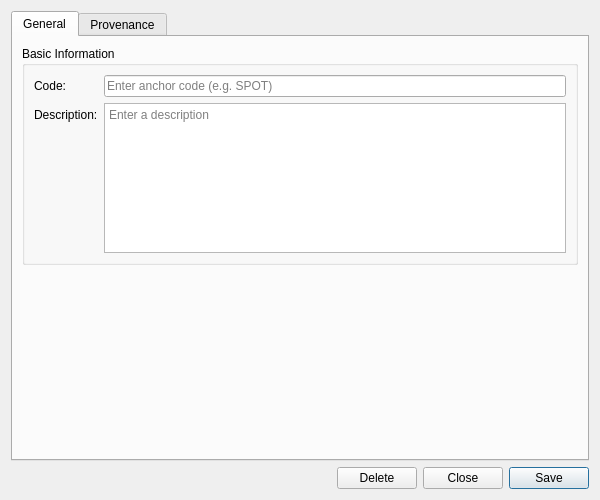
<?xml version="1.0" encoding="UTF-8"?>
<ui version="4.0">
 <class>TenorAnchorDetailDialog</class>
 <widget class="QWidget" name="TenorAnchorDetailDialog">
  <property name="geometry">
   <rect>
    <x>0</x>
    <y>0</y>
    <width>600</width>
    <height>500</height>
   </rect>
  </property>
  <property name="sizePolicy">
   <sizepolicy hsizetype="Preferred" vsizetype="Preferred">
    <horstretch>0</horstretch>
    <verstretch>0</verstretch>
   </sizepolicy>
  </property>
  <property name="minimumSize">
   <size>
    <width>600</width>
    <height>500</height>
   </size>
  </property>
  <property name="windowTitle">
   <string>Tenor Anchor Details</string>
  </property>
  <layout class="QVBoxLayout" name="verticalLayout">
   <item>
    <widget class="QTabWidget" name="tabWidget">
     <property name="currentIndex"><number>0</number></property>
     <widget class="QWidget" name="generalTab">
      <attribute name="title"><string>General</string></attribute>
      <layout class="QVBoxLayout" name="generalLayout">
       <item>
        <widget class="QGroupBox" name="basicInfoGroup">
         <property name="title">
          <string>Basic Information</string>
         </property>
         <layout class="QFormLayout" name="formLayout">
          <item row="0" column="0">
           <widget class="QLabel" name="labelCode">
            <property name="text">
             <string>Code:</string>
            </property>
           </widget>
          </item>
          <item row="0" column="1">
           <widget class="QLineEdit" name="codeEdit">
            <property name="placeholderText">
             <string>Enter anchor code (e.g. SPOT)</string>
            </property>
            <property name="readOnly">
             <bool>true</bool>
            </property>
           </widget>
          </item>
          <item row="1" column="0">
           <widget class="QLabel" name="labelDescription">
            <property name="text">
             <string>Description:</string>
            </property>
           </widget>
          </item>
          <item row="1" column="1">
           <widget class="QPlainTextEdit" name="descriptionEdit">
            <property name="minimumSize">
             <size>
              <width>0</width>
              <height>80</height>
             </size>
            </property>
            <property name="maximumSize">
             <size>
              <width>16777215</width>
              <height>150</height>
             </size>
            </property>
            <property name="placeholderText">
             <string>Enter a description</string>
            </property>
           </widget>
          </item>
         </layout>
        </widget>
       </item>
       <item>
        <spacer name="verticalSpacer">
         <property name="orientation">
          <enum>Qt::Vertical</enum>
         </property>
         <property name="sizeHint" stdset="0">
          <size>
           <width>20</width>
           <height>40</height>
          </size>
         </property>
        </spacer>
       </item>
      </layout>
     </widget>
     <widget class="QWidget" name="provenanceTab">
      <attribute name="title"><string>Provenance</string></attribute>
      <layout class="QVBoxLayout" name="provenanceTabLayout">
       <item>
        <widget class="ores::qt::ProvenanceWidget" name="provenanceWidget" native="true"/>
       </item>
      </layout>
     </widget>
    </widget>
   </item>
   <item>
    <layout class="QHBoxLayout" name="buttonLayout">
     <item>
      <spacer name="horizontalSpacer">
       <property name="orientation">
        <enum>Qt::Horizontal</enum>
       </property>
       <property name="sizeHint" stdset="0">
        <size>
         <width>40</width>
         <height>20</height>
        </size>
       </property>
      </spacer>
     </item>
     <item>
      <widget class="QPushButton" name="deleteButton">
       <property name="text">
        <string>Delete</string>
       </property>
      </widget>
     </item>
     <item>
      <widget class="QPushButton" name="closeButton">
       <property name="text">
        <string>Close</string>
       </property>
      </widget>
     </item>
     <item>
      <widget class="QPushButton" name="saveButton">
       <property name="text">
        <string>Save</string>
       </property>
       <property name="default">
        <bool>true</bool>
       </property>
      </widget>
     </item>
    </layout>
   </item>
  </layout>
 </widget>
 <customwidgets>
  <customwidget>
   <class>ores::qt::ProvenanceWidget</class>
   <extends>QWidget</extends>
   <header>ores.qt/ProvenanceWidget.hpp</header>
  </customwidget>
 </customwidgets>
 <resources/>
 <connections/>
</ui>
